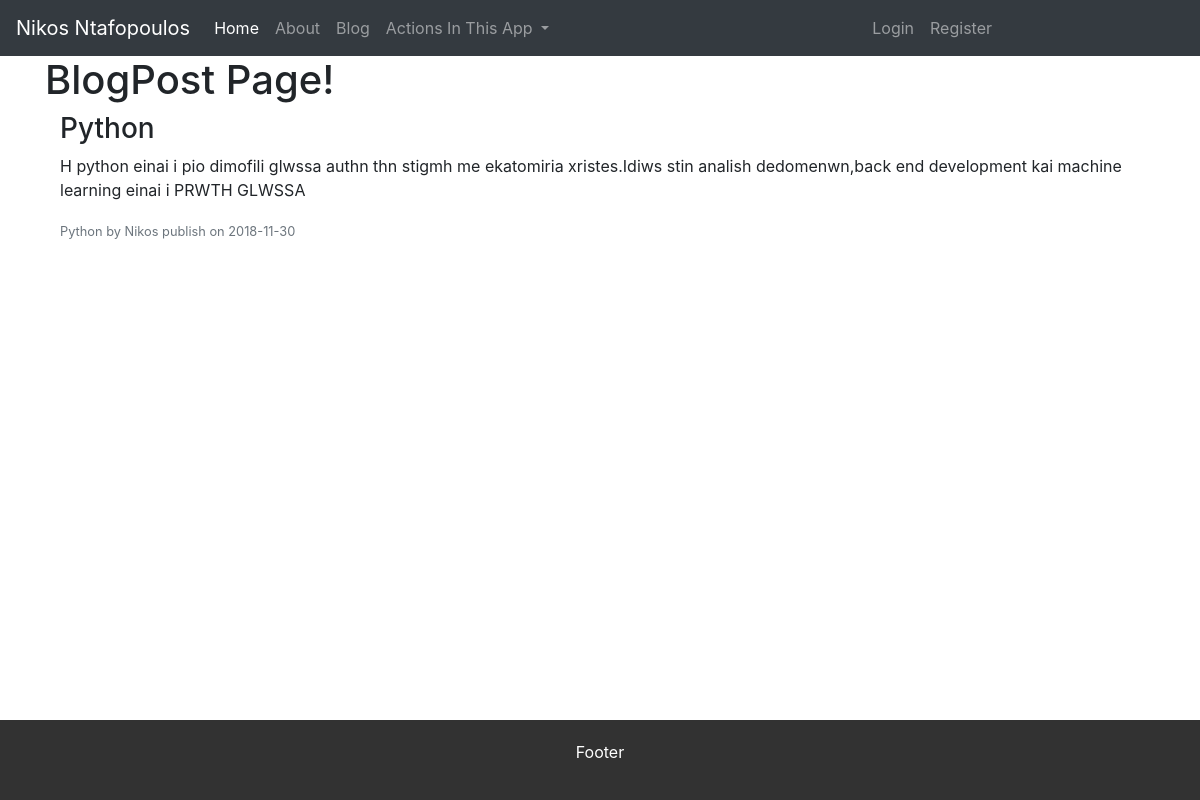
Screenshot of /post/3 with the database file from the repository.
### flaskblog/models.py (models this page shows, shortened)
class Post(db.Model):
    id = db.Column(db.Integer, primary_key=True)
    title = db.Column(db.String(100), nullable=False)
    date_posted = db.Column(db.DateTime, nullable=False, default=datetime.utcnow)
    content = db.Column(db.Text, nullable=False)
    user_id = db.Column(db.Integer, db.ForeignKey('user.id'), nullable=False)

class User(db.Model,UserMixin):
    id = db.Column(db.Integer, primary_key=True)
    username = db.Column(db.String(20), unique=True, nullable=False)
    email = db.Column(db.String(120), unique=True, nullable=False)
    image_file = db.Column(db.String(20), nullable=False, default='default.jpg')
    password = db.Column(db.String(60), nullable=False)
    posts = db.relationship('Post', backref='author', lazy=True)

### flaskblog/routes.py (the view)
@app.route("/post/<int:post_id>")
def post(post_id):
    post = Post.query.get_or_404(post_id)
    return render_template('post.html',title=post.title, post=post)

### flaskblog/templates/post.html (shortened to what this page needs)
{% extends "base.html" %}
{% block content %}
    <h1>BlogPost Page!</h1>
<article class="media content-section">
        <div class="container">
            <h3 class="article-title">{{post.title}}</h3>
            <p class="article-content">{{post.content}}</p>
            <div class="article-metadata">
                <small class="text-muted">{{post.title}} by {{ post.author.username }} publish on {{post.date_posted.strftime('%Y-%m-%d')}}</small>
            </div>
        </div>
    </article>
{% endblock content %}

### rows the page displays
Post: title "Python", content "H python einai i pio dimofili glwssa authn thn stigmh me ekatomiria xristes.Idiws stin analish dedomenwn,back end development kai machine learning einai i PRWTH GLWSSA", date_posted "2018-11-30"
User: author.username "Nikos"
